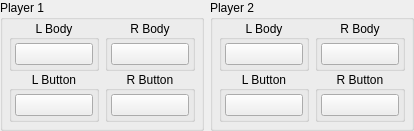
                <widget class="QWidget" name="player12Widget" native="true">
                 <layout class="QHBoxLayout" name="horizontalLayout_4">
                  <property name="leftMargin">
                   <number>0</number>
                  </property>
                  <property name="topMargin">
                   <number>0</number>
                  </property>
                  <property name="rightMargin">
                   <number>0</number>
                  </property>
                  <property name="bottomMargin">
                   <number>0</number>
                  </property>
                  <item>
                   <widget class="QGroupBox" name="player1Group">
                    <property name="title">
                     <string>Player 1</string>
                    </property>
                    <layout class="QHBoxLayout" name="horizontalLayout_2">
                     <property name="spacing">
                      <number>6</number>
                     </property>
                     <property name="leftMargin">
                      <number>6</number>
                     </property>
                     <property name="topMargin">
                      <number>0</number>
                     </property>
                     <property name="rightMargin">
                      <number>6</number>
                     </property>
                     <property name="bottomMargin">
                      <number>6</number>
                     </property>
                     <item>
                      <widget class="QWidget" name="player1LeftJoycon" native="true">
                       <layout class="QVBoxLayout" name="buttonMiscButtonsLeftJoyconVerticalLayout_14">
                        <property name="spacing">
                         <number>0</number>
                        </property>
                        <property name="leftMargin">
                         <number>0</number>
                        </property>
                        <property name="topMargin">
                         <number>0</number>
                        </property>
                        <property name="rightMargin">
                         <number>0</number>
                        </property>
                        <property name="bottomMargin">
                         <number>0</number>
                        </property>
                        <item alignment="Qt::AlignHCenter">
                         <widget class="QGroupBox" name="player1LeftBodyGroup">
                          <property name="title">
                           <string>L Body</string>
                          </property>
                          <property name="alignment">
                           <set>Qt::AlignCenter</set>
                          </property>
                          <layout class="QVBoxLayout" name="verticalLayout_66">
                           <property name="spacing">
                            <number>3</number>
                           </property>
                           <property name="leftMargin">
                            <number>3</number>
                           </property>
                           <property name="topMargin">
                            <number>3</number>
                           </property>
                           <property name="rightMargin">
                            <number>3</number>
                           </property>
                           <property name="bottomMargin">
                            <number>3</number>
                           </property>
                           <item>
                            <widget class="QPushButton" name="player1_left_body_button">
                             <property name="sizePolicy">
                              <sizepolicy hsizetype="Fixed" vsizetype="Fixed">
                               <horstretch>0</horstretch>
                               <verstretch>0</verstretch>
                              </sizepolicy>
                             </property>
                             <property name="minimumSize">
                              <size>
                               <width>68</width>
                               <height>0</height>
                              </size>
                             </property>
                             <property name="maximumSize">
                              <size>
                               <width>68</width>
                               <height>16777215</height>
                              </size>
                             </property>
                             <property name="styleSheet">
                              <string notr="true">min-width: 76px;</string>
                             </property>
                             <property name="text">
                              <string/>
                             </property>
                            </widget>
                           </item>
                          </layout>
                         </widget>
                        </item>
                        <item alignment="Qt::AlignHCenter">
                         <widget class="QGroupBox" name="player1LeftButtonsGroup">
                          <property name="title">
                           <string>L Button</string>
                          </property>
                          <property name="alignment">
                           <set>Qt::AlignCenter</set>
                          </property>
                          <layout class="QVBoxLayout" name="verticalLayout_67">
                           <property name="spacing">
                            <number>3</number>
                           </property>
                           <property name="leftMargin">
                            <number>3</number>
                           </property>
                           <property name="topMargin">
                            <number>3</number>
                           </property>
                           <property name="rightMargin">
                            <number>3</number>
                           </property>
                           <property name="bottomMargin">
                            <number>3</number>
                           </property>
                           <item>
                            <widget class="QPushButton" name="player1_left_buttons_button">
                             <property name="sizePolicy">
                              <sizepolicy hsizetype="Fixed" vsizetype="Fixed">
                               <horstretch>0</horstretch>
                               <verstretch>0</verstretch>
                              </sizepolicy>
                             </property>
                             <property name="minimumSize">
                              <size>
                               <width>68</width>
                               <height>0</height>
                              </size>
                             </property>
                             <property name="maximumSize">
                              <size>
                               <width>68</width>
                               <height>16777215</height>
                              </size>
                             </property>
                             <property name="styleSheet">
                              <string notr="true">min-width: 76px;</string>
                             </property>
                             <property name="text">
                              <string/>
                             </property>
                            </widget>
                           </item>
                          </layout>
                         </widget>
                        </item>
                       </layout>
                      </widget>
                     </item>
                     <item>
                      <widget class="QWidget" name="player1RightJoycon" native="true">
                       <layout class="QVBoxLayout" name="buttonMiscButtonsRightJoyconVerticalLayout_14">
                        <property name="spacing">
                         <number>0</number>
                        </property>
                        <property name="leftMargin">
                         <number>0</number>
                        </property>
                        <property name="topMargin">
                         <number>0</number>
                        </property>
                        <property name="rightMargin">
                         <number>0</number>
                        </property>
                        <property name="bottomMargin">
                         <number>0</number>
                        </property>
                        <item alignment="Qt::AlignHCenter">
                         <widget class="QGroupBox" name="player1RightBodyGroup">
                          <property name="title">
                           <string>R Body</string>
                          </property>
                          <property name="alignment">
                           <set>Qt::AlignCenter</set>
                          </property>
                          <layout class="QVBoxLayout" name="verticalLayout_64">
                           <property name="spacing">
                            <number>3</number>
                           </property>
                           <property name="leftMargin">
                            <number>3</number>
                           </property>
                           <property name="topMargin">
                            <number>3</number>
                           </property>
                           <property name="rightMargin">
                            <number>3</number>
                           </property>
                           <property name="bottomMargin">
                            <number>3</number>
                           </property>
                           <item>
                            <widget class="QPushButton" name="player1_right_body_button">
                             <property name="sizePolicy">
                              <sizepolicy hsizetype="Fixed" vsizetype="Fixed">
                               <horstretch>0</horstretch>
                               <verstretch>0</verstretch>
                              </sizepolicy>
                             </property>
                             <property name="minimumSize">
                              <size>
                               <width>68</width>
                               <height>0</height>
                              </size>
                             </property>
                             <property name="maximumSize">
                              <size>
                               <width>68</width>
                               <height>16777215</height>
                              </size>
                             </property>
                             <property name="styleSheet">
                              <string notr="true">min-width: 76px;</string>
                             </property>
                             <property name="text">
                              <string/>
                             </property>
                            </widget>
                           </item>
                          </layout>
                         </widget>
                        </item>
                        <item alignment="Qt::AlignHCenter">
                         <widget class="QGroupBox" name="player1RightButtonsGroup">
                          <property name="title">
                           <string>R Button</string>
                          </property>
                          <property name="alignment">
                           <set>Qt::AlignCenter</set>
                          </property>
                          <layout class="QVBoxLayout" name="verticalLayout_65">
                           <property name="spacing">
                            <number>3</number>
                           </property>
                           <property name="leftMargin">
                            <number>3</number>
                           </property>
                           <property name="topMargin">
                            <number>3</number>
                           </property>
                           <property name="rightMargin">
                            <number>3</number>
                           </property>
                           <property name="bottomMargin">
                            <number>3</number>
                           </property>
                           <item>
                            <widget class="QPushButton" name="player1_right_buttons_button">
                             <property name="sizePolicy">
                              <sizepolicy hsizetype="Fixed" vsizetype="Fixed">
                               <horstretch>0</horstretch>
                               <verstretch>0</verstretch>
                              </sizepolicy>
                             </property>
                             <property name="minimumSize">
                              <size>
                               <width>68</width>
                               <height>0</height>
                              </size>
                             </property>
                             <property name="maximumSize">
                              <size>
                               <width>68</width>
                               <height>16777215</height>
                              </size>
                             </property>
                             <property name="styleSheet">
                              <string notr="true">min-width: 76px;</string>
                             </property>
                             <property name="text">
                              <string/>
                             </property>
                            </widget>
                           </item>
                          </layout>
                         </widget>
                        </item>
                       </layout>
                      </widget>
                     </item>
                    </layout>
                   </widget>
                  </item>
                  <item>
                   <widget class="QGroupBox" name="player2Group">
                    <property name="title">
                     <string>Player 2</string>
                    </property>
                    <layout class="QHBoxLayout" name="horizontalLayout_14">
                     <property name="spacing">
                      <number>6</number>
                     </property>
                     <property name="leftMargin">
                      <number>6</number>
                     </property>
                     <property name="topMargin">
                      <number>0</number>
                     </property>
                     <property name="rightMargin">
                      <number>6</number>
                     </property>
                     <property name="bottomMargin">
                      <number>6</number>
                     </property>
                     <item>
                      <widget class="QWidget" name="player2LeftJoycon" native="true">
                       <layout class="QVBoxLayout" name="buttonMiscButtonsLeftJoyconVerticalLayout_15">
                        <property name="spacing">
                         <number>0</number>
                        </property>
                        <property name="leftMargin">
                         <number>0</number>
                        </property>
                        <property name="topMargin">
                         <number>0</number>
                        </property>
                        <property name="rightMargin">
                         <number>0</number>
                        </property>
                        <property name="bottomMargin">
                         <number>0</number>
                        </property>
                        <item alignment="Qt::AlignHCenter">
                         <widget class="QGroupBox" name="player2LeftBodyGroup">
                          <property name="title">
                           <string>L Body</string>
                          </property>
                          <property name="alignment">
                           <set>Qt::AlignCenter</set>
                          </property>
                          <layout class="QVBoxLayout" name="verticalLayout_70">
                           <property name="spacing">
                            <number>3</number>
                           </property>
                           <property name="leftMargin">
                            <number>3</number>
                           </property>
                           <property name="topMargin">
                            <number>3</number>
                           </property>
                           <property name="rightMargin">
                            <number>3</number>
                           </property>
                           <property name="bottomMargin">
                            <number>3</number>
                           </property>
                           <item>
                            <widget class="QPushButton" name="player2_left_body_button">
                             <property name="sizePolicy">
                              <sizepolicy hsizetype="Fixed" vsizetype="Fixed">
                               <horstretch>0</horstretch>
                               <verstretch>0</verstretch>
                              </sizepolicy>
                             </property>
                             <property name="minimumSize">
                              <size>
                               <width>68</width>
                               <height>0</height>
                              </size>
                             </property>
                             <property name="maximumSize">
                              <size>
                               <width>68</width>
                               <height>16777215</height>
                              </size>
                             </property>
                             <property name="styleSheet">
                              <string notr="true">min-width: 76px;</string>
                             </property>
                             <property name="text">
                              <string/>
                             </property>
                            </widget>
                           </item>
                          </layout>
                         </widget>
                        </item>
                        <item alignment="Qt::AlignHCenter">
                         <widget class="QGroupBox" name="player2LeftButtonsGroup">
                          <property name="title">
                           <string>L Button</string>
                          </property>
                          <property name="alignment">
                           <set>Qt::AlignCenter</set>
                          </property>
                          <layout class="QVBoxLayout" name="verticalLayout_71">
                           <property name="spacing">
                            <number>3</number>
                           </property>
                           <property name="leftMargin">
                            <number>3</number>
                           </property>
                           <property name="topMargin">
                            <number>3</number>
                           </property>
                           <property name="rightMargin">
                            <number>3</number>
                           </property>
                           <property name="bottomMargin">
                            <number>3</number>
                           </property>
                           <item>
                            <widget class="QPushButton" name="player2_left_buttons_button">
                             <property name="sizePolicy">
                              <sizepolicy hsizetype="Fixed" vsizetype="Fixed">
                               <horstretch>0</horstretch>
                               <verstretch>0</verstretch>
                              </sizepolicy>
                             </property>
                             <property name="minimumSize">
                              <size>
                               <width>68</width>
                               <height>0</height>
                              </size>
                             </property>
                             <property name="maximumSize">
                              <size>
                               <width>68</width>
                               <height>16777215</height>
                              </size>
                             </property>
                             <property name="styleSheet">
                              <string notr="true">min-width: 76px;</string>
                             </property>
                             <property name="text">
                              <string/>
                             </property>
                            </widget>
                           </item>
                          </layout>
                         </widget>
                        </item>
                       </layout>
                      </widget>
                     </item>
                     <item>
                      <widget class="QWidget" name="player2RightJoycon" native="true">
                       <layout class="QVBoxLayout" name="buttonMiscButtonsRightJoyconVerticalLayout_15">
                        <property name="spacing">
                         <number>0</number>
                        </property>
                        <property name="leftMargin">
                         <number>0</number>
                        </property>
                        <property name="topMargin">
                         <number>0</number>
                        </property>
                        <property name="rightMargin">
                         <number>0</number>
                        </property>
                        <property name="bottomMargin">
                         <number>0</number>
                        </property>
                        <item alignment="Qt::AlignHCenter">
                         <widget class="QGroupBox" name="player2RightBodyGroup">
                          <property name="title">
                           <string>R Body</string>
                          </property>
                          <property name="alignment">
                           <set>Qt::AlignCenter</set>
                          </property>
                          <layout class="QVBoxLayout" name="verticalLayout_68">
                           <property name="spacing">
                            <number>3</number>
                           </property>
                           <property name="leftMargin">
                            <number>3</number>
                           </property>
                           <property name="topMargin">
                            <number>3</number>
                           </property>
                           <property name="rightMargin">
                            <number>3</number>
                           </property>
                           <property name="bottomMargin">
                            <number>3</number>
                           </property>
                           <item>
                            <widget class="QPushButton" name="player2_right_body_button">
                             <property name="sizePolicy">
                              <sizepolicy hsizetype="Fixed" vsizetype="Fixed">
                               <horstretch>0</horstretch>
                               <verstretch>0</verstretch>
                              </sizepolicy>
                             </property>
                             <property name="minimumSize">
                              <size>
                               <width>68</width>
                               <height>0</height>
                              </size>
                             </property>
                             <property name="maximumSize">
                              <size>
                               <width>68</width>
                               <height>16777215</height>
                              </size>
                             </property>
                             <property name="styleSheet">
                              <string notr="true">min-width: 76px;</string>
                             </property>
                             <property name="text">
                              <string/>
                             </property>
                            </widget>
                           </item>
                          </layout>
                         </widget>
                        </item>
                        <item alignment="Qt::AlignHCenter">
                         <widget class="QGroupBox" name="player2RightButtonsGroup">
                          <property name="title">
                           <string>R Button</string>
                          </property>
                          <property name="alignment">
                           <set>Qt::AlignCenter</set>
                          </property>
                          <layout class="QVBoxLayout" name="verticalLayout_69">
                           <property name="spacing">
                            <number>3</number>
                           </property>
                           <property name="leftMargin">
                            <number>3</number>
                           </property>
                           <property name="topMargin">
                            <number>3</number>
                           </property>
                           <property name="rightMargin">
                            <number>3</number>
                           </property>
                           <property name="bottomMargin">
                            <number>3</number>
                           </property>
                           <item>
                            <widget class="QPushButton" name="player2_right_buttons_button">
                             <property name="sizePolicy">
                              <sizepolicy hsizetype="Fixed" vsizetype="Fixed">
                               <horstretch>0</horstretch>
                               <verstretch>0</verstretch>
                              </sizepolicy>
                             </property>
                             <property name="minimumSize">
                              <size>
                               <width>68</width>
                               <height>0</height>
                              </size>
                             </property>
                             <property name="maximumSize">
                              <size>
                               <width>68</width>
                               <height>16777215</height>
                              </size>
                             </property>
                             <property name="styleSheet">
                              <string notr="true">min-width: 76px;</string>
                             </property>
                             <property name="text">
                              <string/>
                             </property>
                            </widget>
                           </item>
                          </layout>
                         </widget>
                        </item>
                       </layout>
                      </widget>
                     </item>
                    </layout>
                   </widget>
                  </item>
                 </layout>
                </widget>
